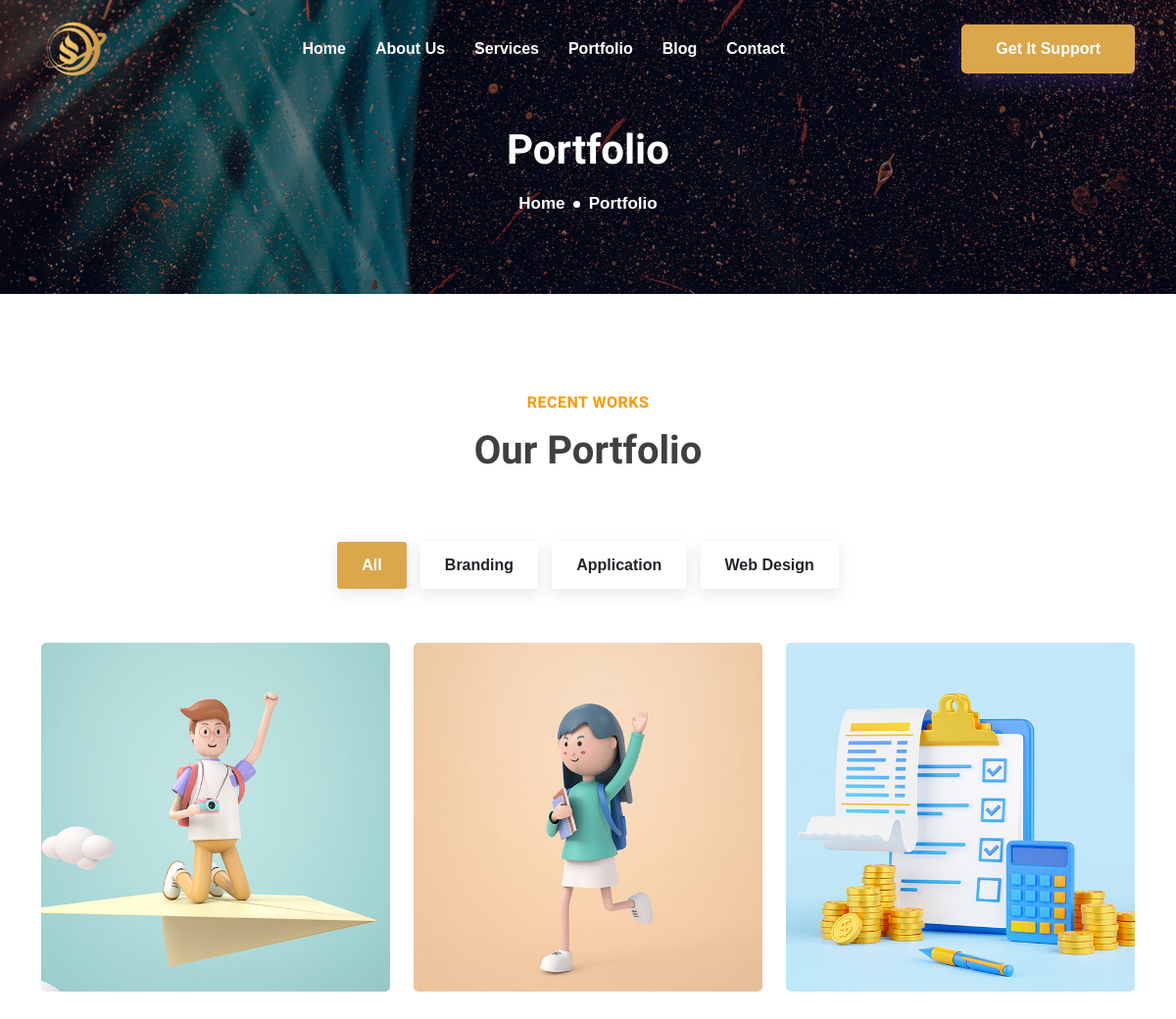
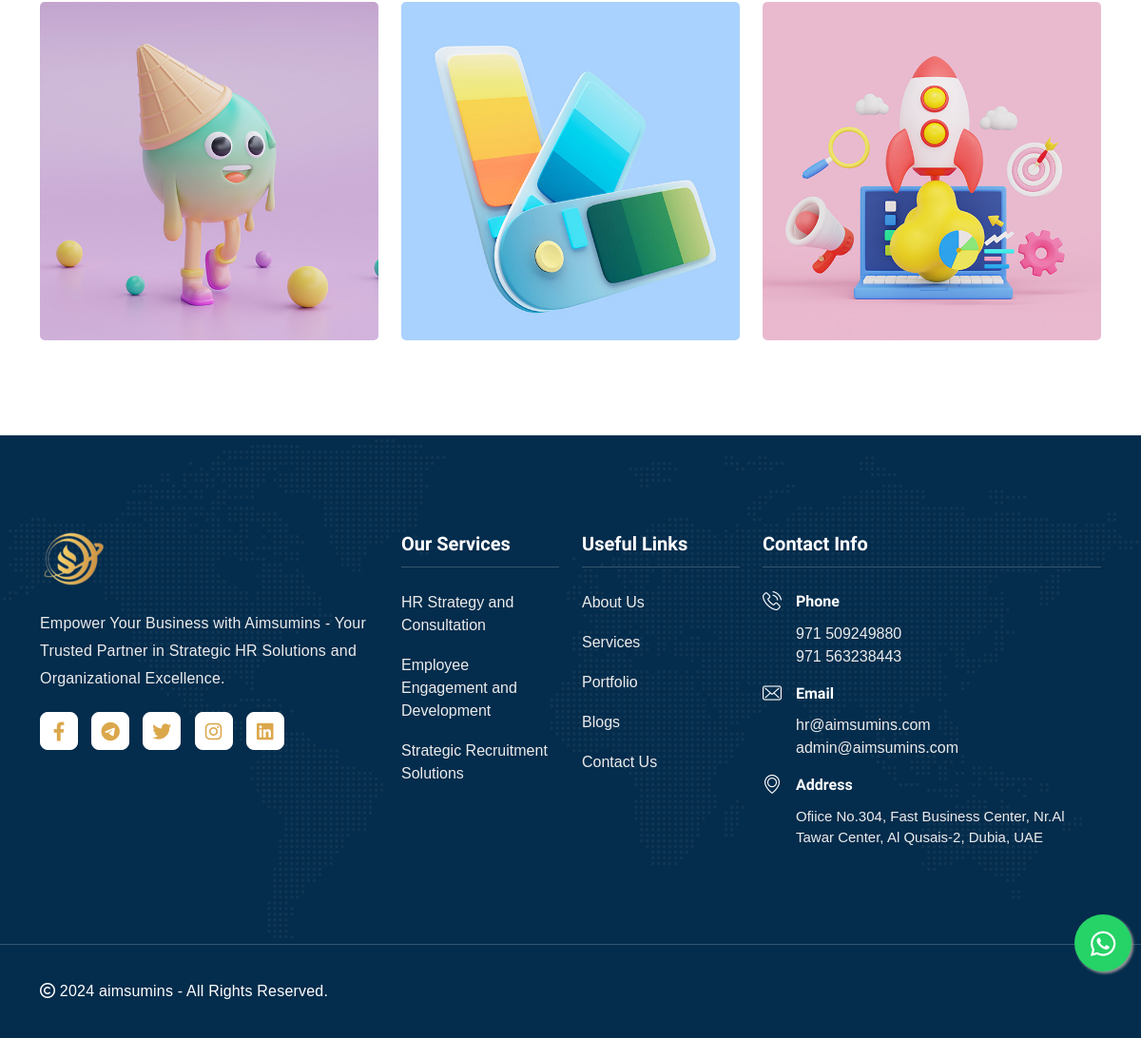
The page /portfolio/ on the database its author committed (2 pictures, top to bottom).
### web/models.py (models this page shows, shortened)
class PortfolioCategory(models.Model):
    name=models.CharField(max_length=200)

class Portfolio(models.Model):
    category=models.ForeignKey(PortfolioCategory, on_delete=models.CASCADE)
    subtitle=models.CharField(max_length=200)
    title=models.CharField(max_length=200)
    image=VersatileImageField(upload_to='portfolio',help_text=" The recommended size is 650x450 pixels.")

class Service(models.Model):
    title=models.CharField(max_length=200)
    slug=models.SlugField(unique=True, max_length=100)
    image=VersatileImageField(upload_to='services',help_text=" The recommended size is 850x450 pixels.")
    description=HTMLField()
    def get_absolute_url(self):
        return reverse_lazy('web:service-detail', kwargs={'slug': self.slug})

### web/views.py (the view)
# urls.py: path("portfolio/", views.PortfolioView.as_view(), name="portfolio"),
class PortfolioView(ListView):
    model = Portfolio
    template_name = "web/portfolio.html"
    def get_context_data(self, **kwargs):
        context = super().get_context_data(**kwargs)
        context["categories"] = PortfolioCategory.objects.all()
        return context

### web/context_processors.py (called while the page is built)
def main_context(request):
    service=Service.objects.all().order_by('-id')[:4]
    return {
        "footer_services": service,
    }

### templates/web/portfolio.html (shortened to what this page needs)
{% extends "web/base.html" %}
{% load static %}
{% block content %}
	<div class="page-title-area">
		<div class="d-table">
			<div class="d-table-cell">
				<div class="container">
					<div class="page-title-content">
						<h2>Portfolio</h2>
						<ul>
							<li><a href="{% url "web:index" %}">Home</a></li>
							<li>Portfolio</li>
						</ul>
					</div>
				</div>
			</div>
		</div>
	</div>
    <section class="portfolio-area section-padding section-50-padd">
        <div class="container">
            <div class="row">
				<div class="col-md-12">
					<div class="section-title">
						<h6 class="sub-title">Recent Works</h6>
						<h2>Our Portfolio</h2>
					</div>
				</div>
                <div class="col-md-12">
                    <div class="portfolio-list">
                        <ul class="nav" id="portfolio-flters">
                            <li class="filter filter-active" data-filter=".all">all</li>
                            {% for i in categories %}
                            <li class="filter" data-filter=".{{i.name|slugify}}">{{i.name}}</li>
                            {% endfor %}
                        </ul>
                    </div>
                </div>
            </div>
            <div class="portfolio-container">
				<div class="row">
                    {% for item in object_list %}
                    <div class="col-lg-4 col-md-6 portfolio-grid-item all {{item.category.name|slugify}}">
                        <div class="portfolio-item">
							<img src="{{item.image.url}}" alt="image">
                        </div>
                    </div>
                    {% endfor %}
                </div>
            </div>
        </div>
    </section>
{% endblock %}

### templates/web/partials/footer.html
{% load static %}
<section class="footer-subscribe-wrapper">
    <div class="footer-area ptb-100">
        <div class="container">
            <div class="row">
                <div class="col-lg-4 col-md-6 col-sm-6">
                    <div class="single-footer-widget">
                        <a class="footer-logo" href="#">
                            <img src="{% static 'web/img/logo.png' %}" class="white-logo" alt="logo">
                        </a>
                        <p>Empower Your Business with Aimsumins - Your Trusted Partner in Strategic HR Solutions and Organizational Excellence.</p>
                        <ul class="footer-social">
                            <li>
                                <a href="https://www.facebook.com/profile.php?id=61555417742074&mibextid=ZbWKwL"> <i class="fab fa-facebook-f"></i></a>
                            </li>
                            <li>
                                <a href="https://t.me/+qgUCt9ND1iIwNTBk"> <i class="fab fa-telegram"></i></a>
                            </li>
                            <li>
                                <a href="https://twitter.com/aimsumins"> <i class="fab fa-twitter"></i></a>
                            </li>
                            <li>
                                <a href="https://www.instagram.com/aimsumins/"> <i class="fab fa-instagram"></i></a>
                            </li>
                            <li>
                                <a href="https://www.linkedin.com/in/aimsumins-hr-consultancy-2012842a9/"> <i class="fab fa-linkedin"></i></a>
                            </li>
                        </ul>
                    </div>
                </div>
                <div class="col-lg-2 col-md-6 col-sm-6">
                    <div class="single-footer-widget">
                        <div class="footer-heading">
                            <h3>Our Services</h3>
                        </div>
                        <ul class="footer-quick-links">
                            {% for i in footer_services %}
                            <li><a href="{{ i.get_absolute_url }}">{{ i.title }}</a></li>
                            {% endfor %}
                        </ul>
                    </div>
                </div>
                <div class="col-lg-2 col-md-6 col-sm-6">
                    <div class="single-footer-widget">
                        <div class="footer-heading">
                            <h3>Useful Links</h3>
                        </div>
                        <ul class="footer-quick-links">
                            <li><a href="{% url "web:about" %}">About Us</a></li>
                            <li><a href="{% url "web:services" %}">Services</a></li>
                            <li><a href="{% url "web:portfolio" %}">Portfolio</a></li>
                            <li><a href="{% url "web:blogs" %}">Blogs</a></li>
                            <li><a href="{% url "web:contact" %}">Contact Us</a></li>
                        </ul>
                    </div>
                </div>
                <div class="col-lg-4 col-md-6 col-sm-6">
                    <div class="single-footer-widget">
                        <div class="footer-heading">
                            <h3>Contact Info</h3>
                        </div>
                        <div class="footer-info-contact">
                            <i class="flaticon-phone-call"></i>
                            <h3>Phone</h3>
                            <span><a href="tel:+971509249880">971 509249880</a></span><br>
                            <span><a href="tel:+971563238443">971 563238443</a></span>
                        </div>
                        <div class="footer-info-contact">
                            <i class="flaticon-envelope"></i>
                            <h3>Email</h3>
                            <span><a href="mailto:hr@aimsumins.com">hr@aimsumins.com</a></span><br>
                            <span><a href="mailto:admin@aimsumins.com">admin@aimsumins.com</a></span>
                        </div>
                        <div class="footer-info-contact">
                            <i class="flaticon-placeholder"></i>
                            <h3>Address</h3>
                            <span>Ofiice No.304, Fast Business Center, Nr.Al Tawar Center, Al Qusais-2, Dubia, UAE</span>
                        </div>
                    </div>
                </div>
            </div>
        </div>
    </div>
</section>
<div class="copyright-area">
    <div class="container">
        <div class="row align-items-center">
            <div class="col-lg-6 col-md-6">
                <p><i class="far fa-copyright"></i> {% now "Y" %} aimsumins - All Rights Reserved.</p>
            </div>
        </div>
    </div>
</div>

### rows shown on the page
PortfolioCategory: name "Branding"
PortfolioCategory: name "Application"
PortfolioCategory: name "Web Design"
Portfolio: image (picture)
Portfolio: image (picture)
Portfolio: image (picture)
Portfolio: image (picture)
Portfolio: image (picture)
Portfolio: image (picture)
Service: title "HR Strategy and Consultation"
Service: title "Employee Engagement and Development"
Service: title "Strategic Recruitment Solutions"
